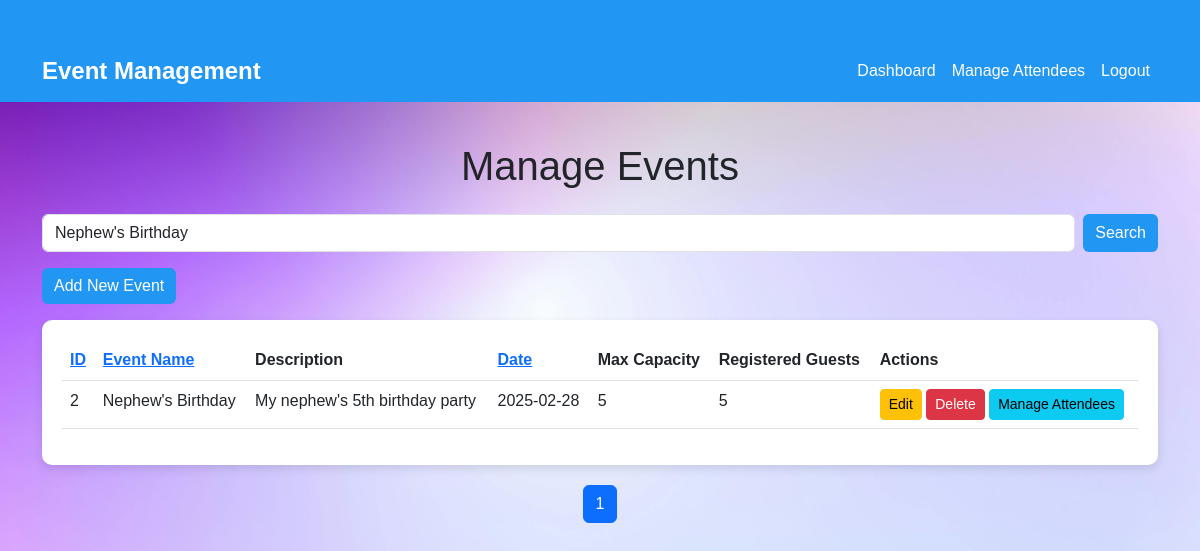
/events.php?filter=Nephew's Birthday (signed in), run on the app's committed database.
### tables this page shows
CREATE TABLE `events` (
  `id` int(11) NOT NULL,
  `event_name` varchar(255) DEFAULT NULL,
  `event_desc` text DEFAULT NULL,
  `event_date` date NOT NULL,
  `max_capacity` int(11) NOT NULL,
  `current_attendees` int(11) NOT NULL DEFAULT 0,
  `created_by` int(11) NOT NULL
);

### events.php (the view, shortened to what this page needs)
<?php
require 'config.php';
$limit = 10;
$page = isset($_GET['page']) ? $_GET['page'] : 1;
$start = ($page - 1) * $limit;
$sort_by = isset($_GET['sort_by']) ? $_GET['sort_by'] : 'event_date';
$sort_order = isset($_GET['sort_order']) ? $_GET['sort_order'] : 'ASC';
$filter = isset($_GET['filter']) ? $_GET['filter'] : '';
$stmt = $conn->prepare("SELECT e.*, (SELECT COUNT(*) FROM attendees a WHERE a.event_id = e.id) AS registered_guests FROM events e WHERE e.event_name LIKE ? ORDER BY $sort_by $sort_order LIMIT ?, ?");
$filter_param = "%$filter%";
$stmt->bind_param("sii", $filter_param, $start, $limit);
$stmt->execute();
$result = $stmt->get_result();
$total_stmt = $conn->prepare("SELECT COUNT(*) FROM events WHERE event_name LIKE ?");
$total_stmt->bind_param("s", $filter_param);
$total_stmt->execute();
$total_result = $total_stmt->get_result();
$total_events = $total_result->fetch_row()[0];
$total_pages = ceil($total_events / $limit);
?>
<!DOCTYPE html>
<html lang="en">
<head>
    <link href="https://cdn.jsdelivr.net/npm/bootstrap@5.3.0/dist/css/bootstrap.min.css" rel="stylesheet">
    <link rel="stylesheet" href="assets/css/style.css">
</head>
<body>
<nav class="navbar navbar-expand-lg">
    <div class="container">
        <a class="navbar-brand" href="dashboard.php">Event Management</a>
        <div class="collapse navbar-collapse" id="navbarNav">
            <ul class="navbar-nav ms-auto">
                <li class="nav-item">
                    <a class="nav-link" href="dashboard.php">Dashboard</a>
                </li>
                <li class="nav-item">
                    <a class="nav-link" href="attendees.php">Manage Attendees</a>
                </li>
                <li class="nav-item">
                    <a class="nav-link" href="logout.php">Logout</a>
                </li>
            </ul>
        </div>
    </div>
</nav>
<div class="container">
    <h1 class="text-center mb-4">Manage Events</h1>
    <div class="mb-3 d-flex">
        <input type="text" id="filter" class="form-control me-2" placeholder="Filter by event name" value="<?= htmlspecialchars($filter) ?>">
        <button id="searchButton" class="btn btn-custom">Search</button>
    </div>
    <button class="btn btn-custom mb-3" data-bs-toggle="modal" data-bs-target="#addEventModal">Add New Event</button>
    <div class="table-container">
        <table class="table table-hover">
            <thead>
                <tr>
                    <th><a href="#" class="sort" data-sort="id">ID</a></th>
                    <th><a href="#" class="sort" data-sort="event_name">Event Name</a></th>
                    <th>Description</th>
                    <th><a href="#" class="sort" data-sort="event_date">Date</a></th>
                    <th>Max Capacity</th>
                    <th>Registered Guests</th>
                    <th>Actions</th>
                </tr>
            </thead>
            <tbody>
                <?php while ($row = $result->fetch_assoc()): ?>
                <tr>
                    <td><?= $row['id'] ?></td>
                    <td><?= htmlspecialchars($row['event_name']) ?></td>
                    <td><?= htmlspecialchars($row['event_desc']) ?></td>
                    <td><?= $row['event_date'] ?></td>
                    <td><?= $row['max_capacity'] ?></td>
                    <td><?= $row['registered_guests'] ?></td>
                    <td>
                        <a href="edit_event.php?id=<?= $row['id'] ?>" class="btn btn-warning btn-sm">Edit</a>
                        <a href="delete_event.php?id=<?= $row['id'] ?>" class="btn btn-danger btn-sm" onclick="return confirm('Are you sure you want to delete this event?')">Delete</a>
                        <button class="btn btn-info btn-sm" data-bs-toggle="modal" data-bs-target="#attendeesModal" data-eventid="<?= $row['id'] ?>" data-eventname="<?= htmlspecialchars($row['event_name']) ?>">Manage Attendees</button>
                    </td>
                </tr>
                <?php endwhile; ?>
            </tbody>
        </table>
    </div>
    <nav>
        <ul class="pagination justify-content-center">
            <?php for ($i = 1; $i <= $total_pages; $i++): ?>
                <li class="page-item <?= ($i == $page) ? 'active' : '' ?>">
                    <a class="page-link" href="?page=<?= $i ?>&sort_by=<?= $sort_by ?>&sort_order=<?= $sort_order ?>&filter=<?= htmlspecialchars($filter) ?>"><?= $i ?></a>
                </li>
            <?php endfor; ?>
        </ul>
    </nav>
</div>
</body>
</html>

### events.php (style rules this page uses)
body { font-family: 'Arial', sans-serif; background: url('assets/images/eventBg.jpg') no-repeat center center fixed; background-size: cover; position: relative; overflow: hidden; }
.navbar { background-color: #2196f3; }
.navbar-brand { color: #fff !important; font-weight: bold; font-size: 1.5rem; }
.navbar-nav .nav-link { color: #fff !important; }
.container { margin-top: 40px; }
.btn-custom { background-color: #2196f3; color: white; border: none; }
.table-container { background: white; padding: 20px; border-radius: 10px; box-shadow: 0 4px 10px rgba(0, 0, 0, 0.1); }
.pagination { margin-top: 20px; }

### data on the page
events: id "2", event_name "Nephew's Birthday", event_desc "My nephew's 5th birthday party", event_date "2025-02-28", max_capacity "5", registered_guests "5"
